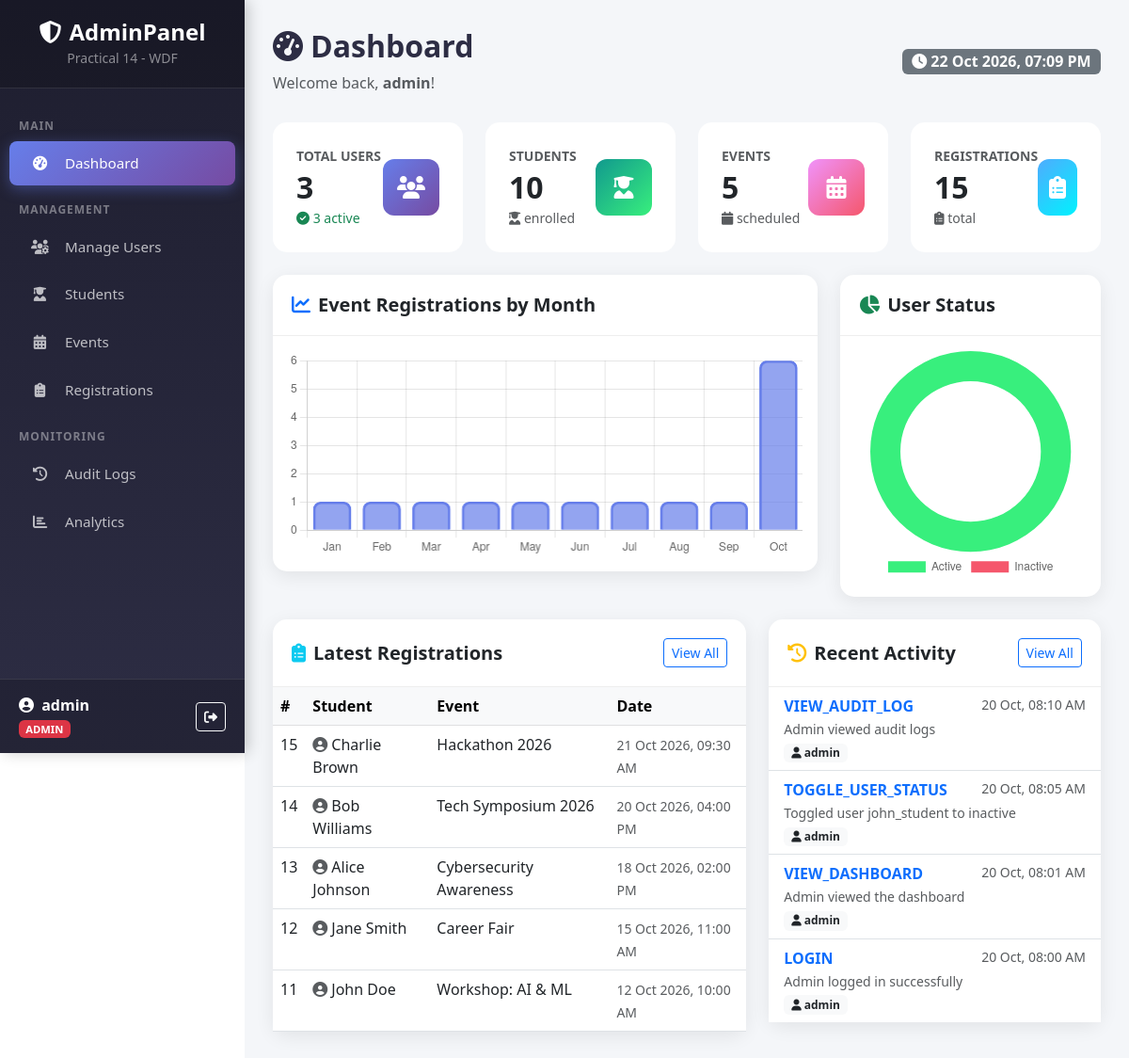
/dashboard.php (signed in), run on the app's committed database.
### tables this page shows
CREATE TABLE IF NOT EXISTS registrations (
    id INT AUTO_INCREMENT PRIMARY KEY,
    student_id INT NOT NULL,
    event_id INT NOT NULL,
    registered_at TIMESTAMP DEFAULT CURRENT_TIMESTAMP,
    FOREIGN KEY (student_id) REFERENCES students(id) ON DELETE CASCADE,
    FOREIGN KEY (event_id) REFERENCES events(id) ON DELETE CASCADE
);

CREATE TABLE IF NOT EXISTS students (
    id INT AUTO_INCREMENT PRIMARY KEY,
    name VARCHAR(100) NOT NULL,
    email VARCHAR(100) NOT NULL,
    course VARCHAR(100) NOT NULL,
    enrollment_date DATE NOT NULL,
    created_at TIMESTAMP DEFAULT CURRENT_TIMESTAMP
);

CREATE TABLE IF NOT EXISTS events (
    id INT AUTO_INCREMENT PRIMARY KEY,
    title VARCHAR(200) NOT NULL,
    description TEXT,
    event_date DATE NOT NULL,
    location VARCHAR(200),
    created_at TIMESTAMP DEFAULT CURRENT_TIMESTAMP
);

CREATE TABLE IF NOT EXISTS audit_logs (
    id INT AUTO_INCREMENT PRIMARY KEY,
    user_id INT NOT NULL,
    action VARCHAR(255) NOT NULL,
    details TEXT,
    ip_address VARCHAR(45),
    created_at TIMESTAMP DEFAULT CURRENT_TIMESTAMP,
    FOREIGN KEY (user_id) REFERENCES users(id) ON DELETE CASCADE
);

CREATE TABLE IF NOT EXISTS users (
    id INT AUTO_INCREMENT PRIMARY KEY,
    username VARCHAR(50) NOT NULL UNIQUE,
    email VARCHAR(100) NOT NULL UNIQUE,
    password VARCHAR(255) NOT NULL,
    role ENUM('admin', 'student') NOT NULL DEFAULT 'student',
    status ENUM('active', 'inactive') NOT NULL DEFAULT 'active',
    created_at TIMESTAMP DEFAULT CURRENT_TIMESTAMP
);

### dashboard.php (the view, shortened to what this page needs)
<?php
require_once 'config.php';
$totalUsers = $conn->query("SELECT COUNT(*) as cnt FROM users")->fetch_assoc()['cnt'];
$totalStudents = $conn->query("SELECT COUNT(*) as cnt FROM students")->fetch_assoc()['cnt'];
$totalEvents = $conn->query("SELECT COUNT(*) as cnt FROM events")->fetch_assoc()['cnt'];
$totalRegistrations = $conn->query("SELECT COUNT(*) as cnt FROM registrations")->fetch_assoc()['cnt'];
$activeUsers = $conn->query("SELECT COUNT(*) as cnt FROM users WHERE status='active'")->fetch_assoc()['cnt'];
$inactiveUsers = $conn->query("SELECT COUNT(*) as cnt FROM users WHERE status='inactive'")->fetch_assoc()['cnt'];
$latestRegs = $conn->query("
    SELECT r.id, s.name AS student_name, e.title AS event_title, r.registered_at
    FROM registrations r
    JOIN students s ON r.student_id = s.id
    JOIN events e ON r.event_id = e.id
    ORDER BY r.registered_at DESC
    LIMIT 5
");
$latestLogs = $conn->query("
    SELECT a.action, a.details, a.created_at, u.username
    FROM audit_logs a
    JOIN users u ON a.user_id = u.id
    ORDER BY a.created_at DESC
    LIMIT 5
");
$monthlyRegs = $conn->query("
    SELECT MONTH(registered_at) AS month, COUNT(*) AS count
    FROM registrations
    WHERE YEAR(registered_at) = YEAR(CURDATE())
    GROUP BY MONTH(registered_at)
    ORDER BY month
");
$chartLabels = [];
$chartData = [];
$monthNames = ['', 'Jan', 'Feb', 'Mar', 'Apr', 'May', 'Jun', 'Jul', 'Aug', 'Sep', 'Oct', 'Nov', 'Dec'];
while ($row = $monthlyRegs->fetch_assoc()) {
    $chartLabels[] = $monthNames[(int)$row['month']];
    $chartData[] = (int)$row['count'];
}
?>
<!DOCTYPE html>
<html lang="en">
<head>
    <link href="https://cdn.jsdelivr.net/npm/bootstrap@5.3.0/dist/css/bootstrap.min.css" rel="stylesheet">
    <link href="https://cdnjs.cloudflare.com/ajax/libs/font-awesome/6.4.0/css/all.min.css" rel="stylesheet">
</head>
<body>
    <?php include 'sidebar.php'; ?>
    <div class="main-content">
        <div class="page-header d-flex justify-content-between align-items-center">
            <div>
                <h2><i class="fas fa-tachometer-alt me-2"></i>Dashboard</h2>
                <p class="text-muted mb-0">Welcome back, <strong><?= htmlspecialchars($_SESSION['username']) ?></strong>!</p>
            </div>
            <span class="badge bg-secondary fs-6"><i class="fas fa-clock me-1"></i><?= date('d M Y, h:i A') ?></span>
        </div>
        <div class="row g-4 mb-4">
            <div class="col-xl-3 col-md-6">
                <div class="card stat-card">
                    <div class="card-body">
                        <div class="d-flex align-items-center justify-content-between">
                            <div>
                                <p class="text-muted mb-1 small text-uppercase fw-bold">Total Users</p>
                                <h2 class="mb-0"><?= $totalUsers ?></h2>
                                <small class="text-success"><i class="fas fa-check-circle"></i> <?= $activeUsers ?> active</small>
                            </div>
                            <div class="icon-box bg-gradient-primary text-white">
                                <i class="fas fa-users"></i>
                            </div>
                        </div>
                    </div>
                </div>
            </div>
            <div class="col-xl-3 col-md-6">
                <div class="card stat-card">
                    <div class="card-body">
                        <div class="d-flex align-items-center justify-content-between">
                            <div>
                                <p class="text-muted mb-1 small text-uppercase fw-bold">Students</p>
                                <h2 class="mb-0"><?= $totalStudents ?></h2>
                                <small class="text-muted"><i class="fas fa-user-graduate"></i> enrolled</small>
                            </div>
                            <div class="icon-box bg-gradient-success text-white">
                                <i class="fas fa-user-graduate"></i>
                            </div>
                        </div>
                    </div>
                </div>
            </div>
            <div class="col-xl-3 col-md-6">
                <div class="card stat-card">
                    <div class="card-body">
                        <div class="d-flex align-items-center justify-content-between">
                            <div>
                                <p class="text-muted mb-1 small text-uppercase fw-bold">Events</p>
                                <h2 class="mb-0"><?= $totalEvents ?></h2>
                                <small class="text-muted"><i class="fas fa-calendar"></i> scheduled</small>
                            </div>
                            <div class="icon-box bg-gradient-warning text-white">
                                <i class="fas fa-calendar-alt"></i>
                            </div>
                        </div>
                    </div>
                </div>
            </div>
            <div class="col-xl-3 col-md-6">
                <div class="card stat-card">
                    <div class="card-body">
                        <div class="d-flex align-items-center justify-content-between">
                            <div>
                                <p class="text-muted mb-1 small text-uppercase fw-bold">Registrations</p>
                                <h2 class="mb-0"><?= $totalRegistrations ?></h2>
                                <small class="text-muted"><i class="fas fa-clipboard-list"></i> total</small>
                            </div>
                            <div class="icon-box bg-gradient-info text-white">
                                <i class="fas fa-clipboard-list"></i>
                            </div>
                        </div>
                    </div>
                </div>
            </div>
        </div>
        <div class="row g-4 mb-4">
            <div class="col-lg-8">
                <div class="card table-card">
                    <div class="card-header d-flex justify-content-between align-items-center">
                        <h5><i class="fas fa-chart-line me-2 text-primary"></i>Event Registrations by Month</h5>
                    </div>
                    <div class="card-body">
                        <canvas id="registrationsChart" height="120"></canvas>
                    </div>
                </div>
            </div>
            <div class="col-lg-4">
                <div class="card table-card">
                    <div class="card-header">
                        <h5><i class="fas fa-chart-pie me-2 text-success"></i>User Status</h5>
                    </div>
                    <div class="card-body">
                        <canvas id="userStatusChart" height="200"></canvas>
                    </div>
                </div>
            </div>
        </div>
        <div class="row g-4">
            <div class="col-lg-7">
                <div class="card table-card">
                    <div class="card-header d-flex justify-content-between align-items-center">
                        <h5><i class="fas fa-clipboard-list me-2 text-info"></i>Latest Registrations</h5>
                        <a href="registrations.php" class="btn btn-sm btn-outline-primary">View All</a>
                    </div>
                    <div class="card-body p-0">
                        <table class="table table-hover mb-0">
                            <thead class="table-light">
                                <tr>
                                    <th>#</th>
                                    <th>Student</th>
                                    <th>Event</th>
                                    <th>Date</th>
                                </tr>
                            </thead>
                            <tbody>
                                <?php while ($reg = $latestRegs->fetch_assoc()): ?>
                                <tr>
                                    <td><?= $reg['id'] ?></td>
                                    <td><i class="fas fa-user-circle text-muted me-1"></i><?= htmlspecialchars($reg['student_name']) ?></td>
                                    <td><?= htmlspecialchars($reg['event_title']) ?></td>
                                    <td><small class="text-muted"><?= date('d M Y, h:i A', strtotime($reg['registered_at'])) ?></small></td>
                                </tr>
                                <?php endwhile; ?>
                            </tbody>
                        </table>
                    </div>
                </div>
            </div>
            <div class="col-lg-5">
                <div class="card table-card">
                    <div class="card-header d-flex justify-content-between align-items-center">
                        <h5><i class="fas fa-history me-2 text-warning"></i>Recent Activity</h5>
                        <a href="audit_logs.php" class="btn btn-sm btn-outline-primary">View All</a>
                    </div>
                    <div class="card-body p-0">
                        <div class="list-group list-group-flush">
                            <?php while ($log = $latestLogs->fetch_assoc()): ?>
                            <div class="list-group-item">
                                <div class="d-flex justify-content-between">
                                    <strong class="text-primary"><?= htmlspecialchars($log['action']) ?></strong>
                                    <small class="text-muted"><?= date('d M, h:i A', strtotime($log['created_at'])) ?></small>
                                </div>
                                <small class="text-muted"><?= htmlspecialchars($log['details']) ?></small><br>
                                <small class="badge bg-light text-dark"><i class="fas fa-user"></i> <?= htmlspecialchars($log['username']) ?></small>
                            </div>
                            <?php endwhile; ?>
                        </div>
                    </div>
                </div>
            </div>
        </div>
    </div>
    <script>
        // Registrations by Month Chart
        new Chart(document.getElementById('registrationsChart'), {
            type: 'bar',
            data: {
                labels: <?= json_encode($chartLabels) ?>,
                datasets: [{
                    label: 'Registrations',
                    data: <?= json_encode($chartData) ?>,
                    backgroundColor: 'rgba(102, 126, 234, 0.7)',
                    borderColor: '#667eea',
                    borderWidth: 2,
                    borderRadius: 8,
                    barThickness: 40
                }]
            },
            options: {
                responsive: true,
                plugins: { legend: { display: false } },
                scales: {
                    y: { beginAtZero: true, ticks: { stepSize: 1 } }
                }
            }
        });
        // User Status Doughnut Chart
        new Chart(document.getElementById('userStatusChart'), {
            type: 'doughnut',
            data: {
                labels: ['Active', 'Inactive'],
                datasets: [{
                    data: [<?= $activeUsers ?>, <?= $inactiveUsers ?>],
                    backgroundColor: ['#38ef7d', '#f5576c'],
                    borderWidth: 0
                }]
            },
            options: {
                responsive: true,
                cutout: '70%',
                plugins: { legend: { position: 'bottom' } }
            }
        });
    </script>
</body>
</html>

### data on the page
registrations: id "15", student.name "Charlie Brown", event.title "Hackathon 2026", registered_at "21 Oct 2026, 09:30 AM"
registrations: id "14", student.name "Bob Williams", event.title "Tech Symposium 2026", registered_at "20 Oct 2026, 04:00 PM"
registrations: id "13", student.name "Alice Johnson", event.title "Cybersecurity Awareness", registered_at "18 Oct 2026, 02:00 PM"
registrations: id "12", student.name "Jane Smith", event.title "Career Fair", registered_at "15 Oct 2026, 11:00 AM"
registrations: id "11", student.name "John Doe", event.title "Workshop: AI & ML", registered_at "12 Oct 2026, 10:00 AM"
audit_logs: action "VIEW_AUDIT_LOG", created_at "20 Oct, 08:10 AM", details "Admin viewed audit logs", user.username "admin"
audit_logs: action "TOGGLE_USER_STATUS", created_at "20 Oct, 08:05 AM", details "Toggled user john_student to inactive", user.username "admin"
audit_logs: action "VIEW_DASHBOARD", created_at "20 Oct, 08:01 AM", details "Admin viewed the dashboard", user.username "admin"
audit_logs: action "LOGIN", created_at "20 Oct, 08:00 AM", details "Admin logged in successfully", user.username "admin"

### other printed values
$_SESSION['username'] "admin"
$role "ADMIN"
$totalUsers "3"
$activeUsers "3"
$totalStudents "10"
$totalEvents "5"
$totalRegistrations "15"
chart data {{ json_encode($chartLabels) }} ["Jan","Feb","Mar","Apr","May","Jun","Jul","Aug","Sep","Oct"]
chart data {{ json_encode($chartData) }} [1,1,1,1,1,1,1,1,1,6]
chart data {{ $inactiveUsers }} 0
